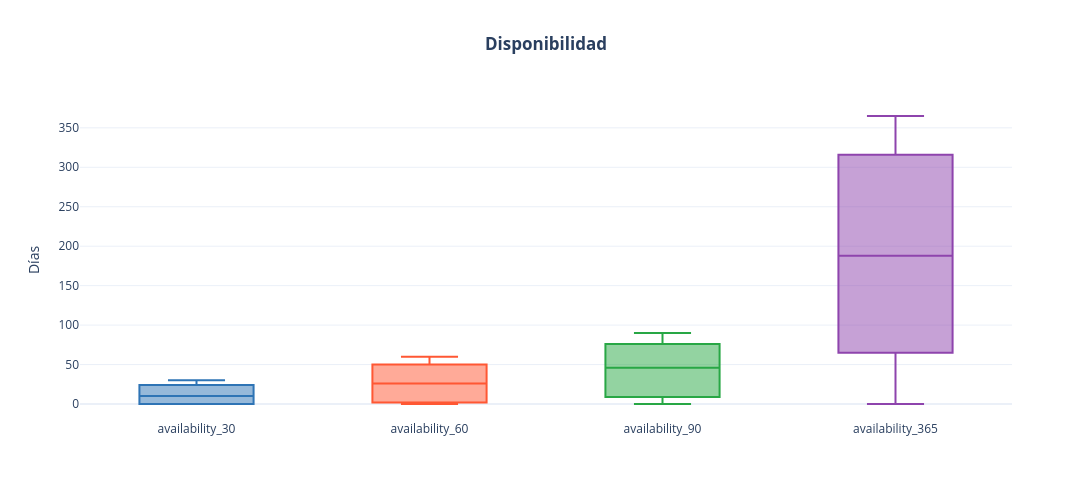

Notebook code cell kept with this figure:
### Code cell
variables = ['availability_30', 'availability_60', 'availability_90', 'availability_365']
colores = ['#2E74B5', '#FF5733', '#28A745', '#8E44AD']

fig = go.Figure()

for i, var in enumerate(variables):
    fig.add_trace(go.Box(
        y=df_operaciones[var],
        name=var,
        boxpoints='outliers',
        marker_color=colores[i]   # ← ahora sí funciona
    ))

fig.update_layout(
    title='<b>Disponibilidad</b>',
    title_x=0.5,
    yaxis_title='Días',
    width=1200,
    height=500,
    template='plotly_white',
    showlegend=False      # ← oculta la leyenda
)

fig.show()

### Figure 1 — Plotly figure (JSON) as saved in the notebook; plotly's stock layout.template omitted (floating-point values rounded to 4 significant figures; data arrays with more than 128 entries replaced by an {"elided": "..."} marker saying what was removed)
{"data": [{"boxpoints": "outliers", "marker": {"color": "#2E74B5"}, "name": "availability_30", "type": "box", "y": {"elided": "6733 int values"}}, {"boxpoints": "outliers", "marker": {"color": "#FF5733"}, "name": "availability_60", "type": "box", "y": {"elided": "6733 int values"}}, {"boxpoints": "outliers", "marker": {"color": "#28A745"}, "name": "availability_90", "type": "box", "y": {"elided": "6733 int values"}}, {"boxpoints": "outliers", "marker": {"color": "#8E44AD"}, "name": "availability_365", "type": "box", "y": {"elided": "6733 int values"}}], "layout": {"height": 500, "showlegend": false, "title": {"text": "<b>Disponibilidad</b>", "x": 0.5}, "width": 1200, "yaxis": {"title": {"text": "Días"}}}}
